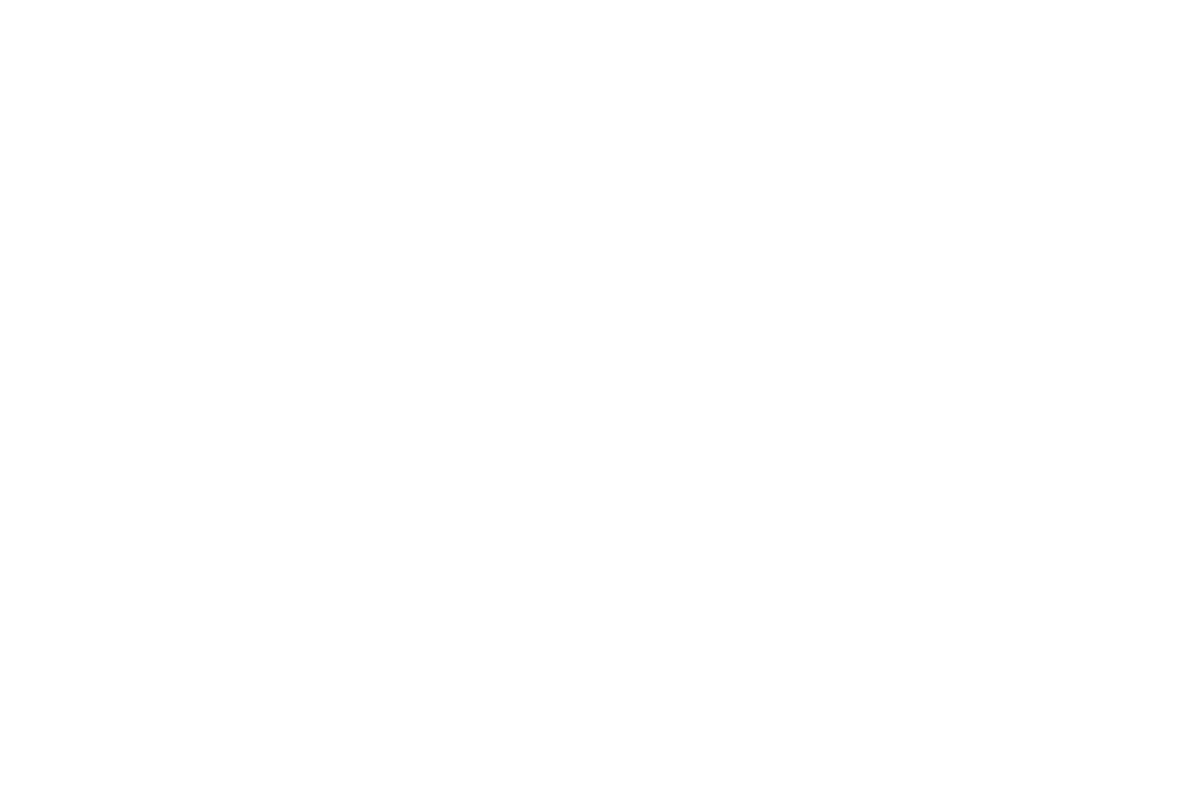
Frame 1 (no input)
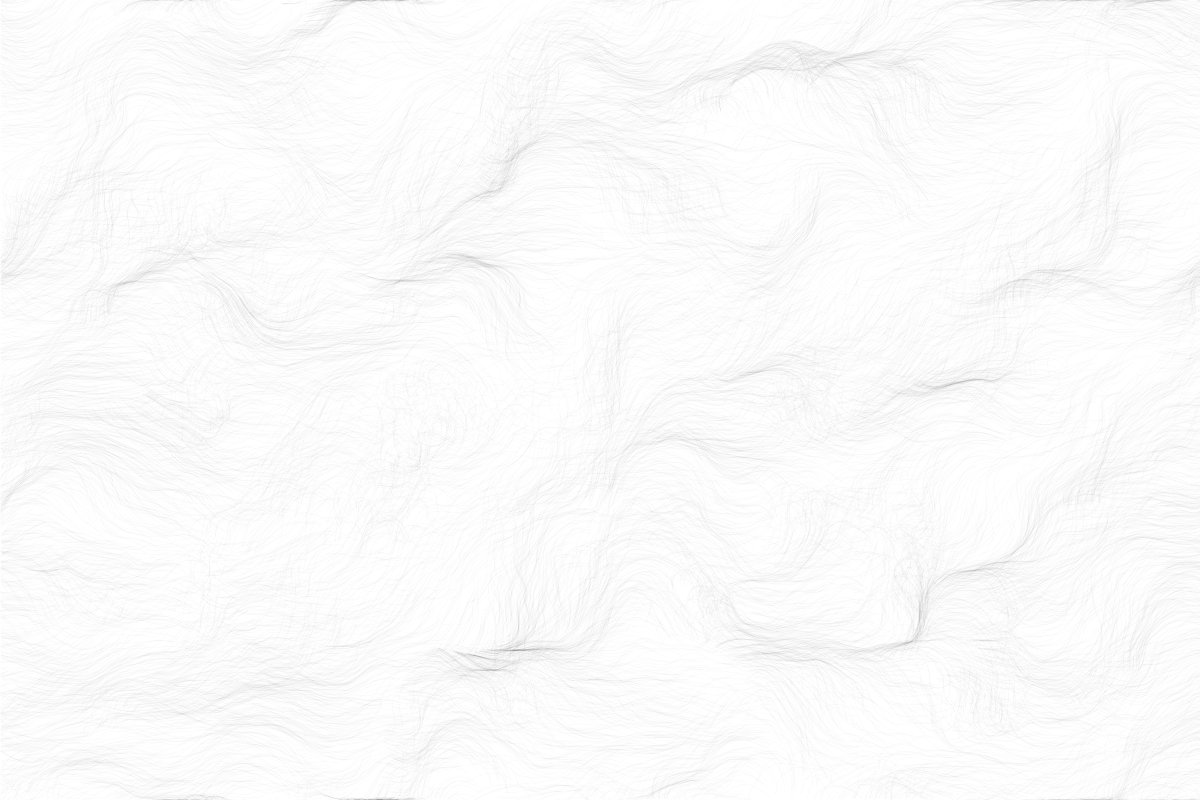
Frame 60 (no input)
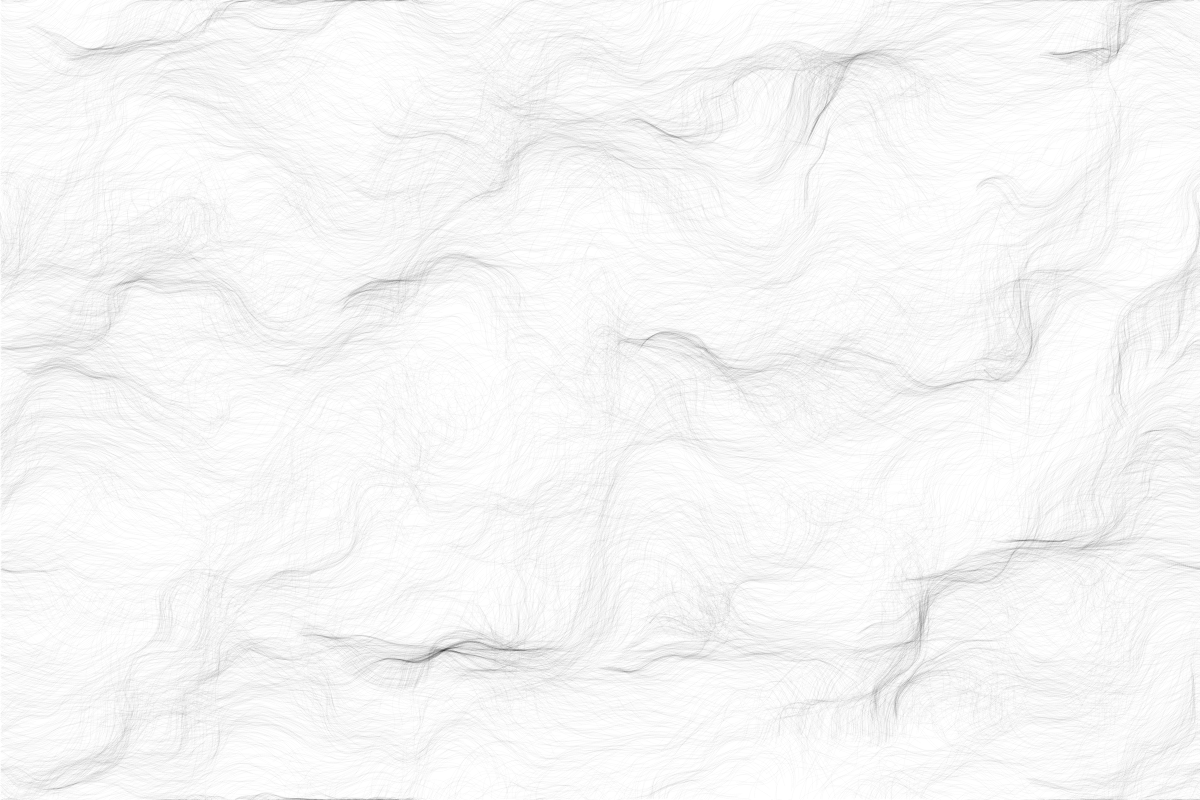
Frame 120 (the mouse pressed at the canvas centre since frame 60)

The p5.js sketch that drew these frames (run headless with seeded random() and noise() and a simulated clock; from frame 60 on, the mouse is pressed at the canvas centre):

// p5.js sketch
// ── sketch.js
let inc = 0.1;
let scale = 10;
let cols, rows;

let zoff = 0;

let particleAmt = 10000;
let particles = [];
let flowField;

let fr;

function setup() {
  createCanvas(1200, 800);
  cols = width / scale;
  rows = height / scale;
  fr = createP('');

  flowField = new Array(cols * rows);

  for (let i = 0; i < particleAmt; i += 1) {
    particles[i] = new Particle();
  }

  background(255);
}

function draw() {
  let yoff = 0;

  for (let y = 0; y < rows; y += 1) {
    let xoff = 0;
    for (let x = 0; x < cols; x += 1) {
      let index = x + y * cols;
      let angle = noise(xoff, yoff, zoff) * TWO_PI;
      let v = p5.Vector.fromAngle(angle);
      v.setMag(1);
      flowField[index] = v;
      xoff += inc;

      // strokeWeight(1);
      // stroke(0, 50);
      // push();
      // translate(x * scale, y * scale);
      // rotate(v.heading());
      // line(0, 0, scale, 0);
      // pop();
    }

    yoff += inc;
    zoff += 0.0004;
  }

  for (let i = 0; i < particles.length; i += 1) {
    particles[i].follow(flowField);
    particles[i].update();
    particles[i].edges();
    particles[i].show();
  }

  fr.html(floor(frameRate()));
}

// ── particle.js
function Particle() {
  this.pos = createVector(random(width), random(height));
  this.vel = createVector(0, 0);
  this.acc = createVector(0, 0);
  this.maxSpeed = 2;

  this.prevPos = this.pos.copy();

  this.update = function () {
    this.vel.add(this.acc);
    this.vel.limit(this.maxSpeed);
    this.pos.add(this.vel);
    this.acc.mult(0);
  };

  this.follow = function (vectors) {
    let x = floor(this.pos.x / scale);
    let y = floor(this.pos.y / scale);
    let index = x + y * cols;
    let force = vectors[index];
    this.applyForce(force);
  };

  this.applyForce = function (force) {
    this.acc.add(force);
  };

  this.show = function () {
    strokeCap(SQUARE);
    strokeWeight(1);
    stroke(0, 5);
    line(this.pos.x, this.pos.y, this.prevPos.x, this.prevPos.y);
    this.updatePrev();
  };

  this.updatePrev = function () {
    this.prevPos.x = this.pos.x;
    this.prevPos.y = this.pos.y;
  };

  this.edges = function () {
    if (this.pos.x > width) {
      this.pos.x = 0;
      this.updatePrev();
    }
    if (this.pos.x < 0) {
      this.pos.x = width;
      this.updatePrev();
    }
    if (this.pos.y > height) {
      this.pos.y = 0;
      this.updatePrev();
    }
    if (this.pos.y < 0) {
      this.pos.y = height;
      this.updatePrev();
    }
  };
}
